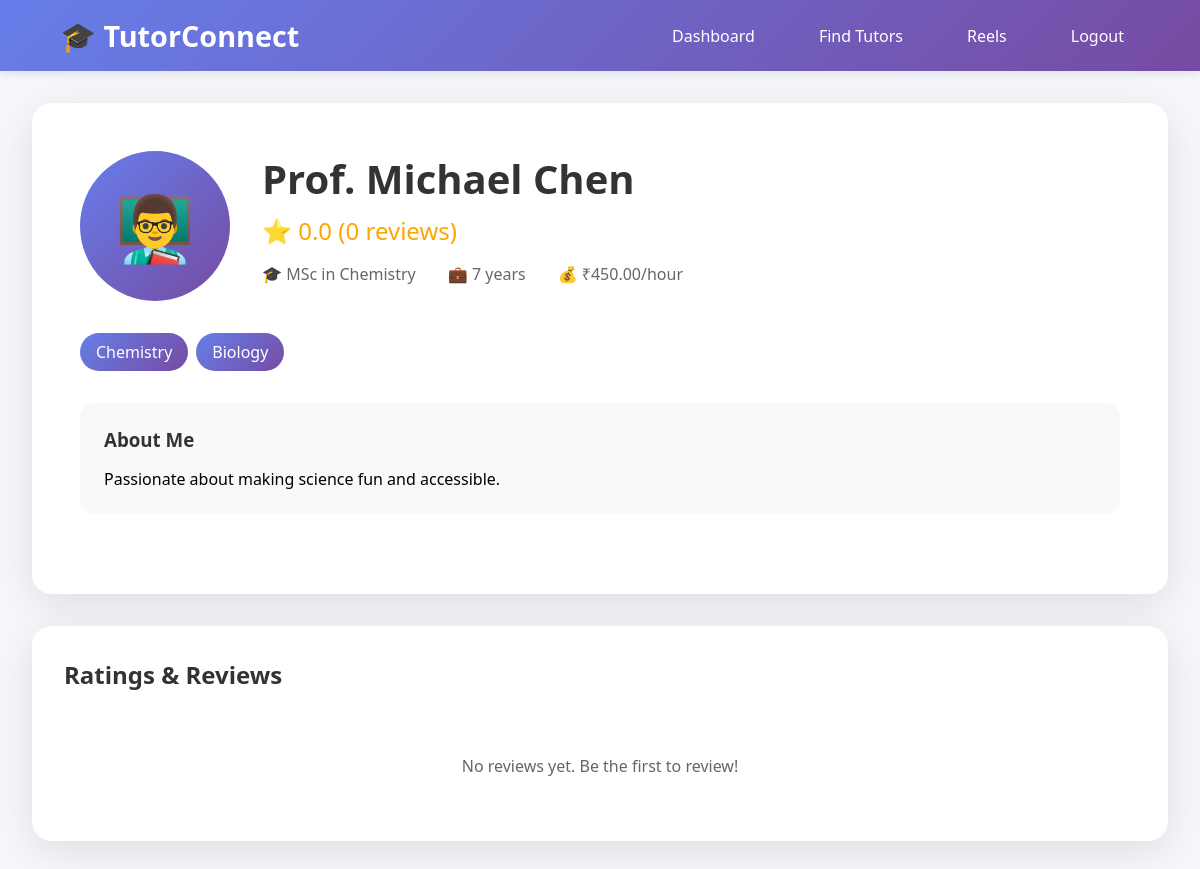
/tutor-profile.php?id=2 (signed in), run on the app's committed database.
### tables this page shows
CREATE TABLE tutors (
    id INT PRIMARY KEY AUTO_INCREMENT,
    name VARCHAR(100) NOT NULL,
    email VARCHAR(100) UNIQUE NOT NULL,
    password VARCHAR(255) NOT NULL,
    phone VARCHAR(15),
    subjects TEXT,
    experience INT,
    qualification VARCHAR(255),
    hourly_rate DECIMAL(10,2),
    bio TEXT,
    profile_image VARCHAR(255) DEFAULT 'default-tutor.png',
    average_rating DECIMAL(3,2) DEFAULT 0.00,
    total_ratings INT DEFAULT 0,
    created_at TIMESTAMP DEFAULT CURRENT_TIMESTAMP
);

### tutor-profile.php (the view, shortened to what this page needs)
<?php
require_once 'config.php';
$tutor_id = isset($_GET['id']) ? intval($_GET['id']) : 0;
$stmt = $conn->prepare("SELECT * FROM tutors WHERE id = ?");
$stmt->bind_param("i", $tutor_id);
$stmt->execute();
$tutor = $stmt->get_result()->fetch_assoc();
$ratings = $conn->query("SELECT ratings.*, students.name as student_name
                         FROM ratings
                         JOIN students ON ratings.student_id = students.id
                         WHERE tutor_id = $tutor_id
                         ORDER BY created_at DESC");
?>
<!DOCTYPE html>
<html lang="en">
<head>
</head>
<body>
    <nav class="navbar">
        <div class="logo">🎓 TutorConnect</div>
        <div class="nav-links">
            <a href="dashboard.php">Dashboard</a>
            <a href="tutors.php">Find Tutors</a>
            <a href="reels.php">Reels</a>
            <a href="logout.php">Logout</a>
        </div>
    </nav>
    <div class="container">
        <div class="profile-card">
            <div class="profile-header">
                <div class="avatar">👨‍🏫</div>
                <div class="profile-info">
                    <h1><?php echo htmlspecialchars($tutor['name']); ?></h1>
                    <div class="rating-display">
                        ⭐ <?php echo number_format($tutor['average_rating'], 1); ?>
                        (<?php echo $tutor['total_ratings']; ?> reviews)
                    </div>
                    <div class="profile-stats">
                        <span class="stat">🎓 <?php echo htmlspecialchars($tutor['qualification']); ?></span>
                        <span class="stat">💼 <?php echo $tutor['experience']; ?> years</span>
                        <span class="stat">💰 ₹<?php echo number_format($tutor['hourly_rate'], 2); ?>/hour</span>
                    </div>
                </div>
            </div>
            <div class="subjects">
                <?php
                $subjects = explode(',', $tutor['subjects']);
                foreach ($subjects as $subject):
                ?>
                    <span class="subject-tag"><?php echo trim($subject); ?></span>
                <?php endforeach; ?>
            </div>
            <div class="bio-section">
                <h3>About Me</h3>
                <p><?php echo htmlspecialchars($tutor['bio']); ?></p>
            </div>
        </div>
        <div class="ratings-section">
            <h2>Ratings & Reviews</h2>
            <?php if ($ratings->num_rows > 0): ?>
                <?php while ($review = $ratings->fetch_assoc()): ?>
                    <div class="review-card">
                        <div class="review-header">
                            <span class="reviewer-name">👤 <?php echo htmlspecialchars($review['student_name']); ?></span>
                            <span class="review-rating"><?php echo str_repeat('⭐', $review['rating']); ?></span>
                        </div>
                        <p class="review-text"><?php echo htmlspecialchars($review['review']); ?></p>
                        <p class="review-date"><?php echo date('M d, Y', strtotime($review['created_at'])); ?></p>
                    </div>
                <?php endwhile; ?>
            <?php else: ?>
                <p style="text-align: center; color: #666; padding: 2rem;">No reviews yet. Be the first to review!</p>
            <?php endif; ?>
        </div>
    </div>
</body>
</html>

### tutor-profile.php (style rules this page uses)
* { margin: 0; padding: 0; box-sizing: border-box; }
body { font-family: 'Segoe UI', Tahoma, Geneva, Verdana, sans-serif; background: #f5f7fa; }
.navbar { background: linear-gradient(135deg, #667eea 0%, #764ba2 100%); padding: 1rem 5%; display: flex; justify-content: space-between; align-items: center; box-shadow: 0 2px 10px rgba(0,0,0,0.1); }
.navbar .logo { color: white; font-size: 1.8rem; font-weight: bold; }
.nav-links { display: flex; gap: 2rem; align-items: center; }
.nav-links a { color: white; text-decoration: none; font-weight: 500; transition: all 0.3s; padding: 0.5rem 1rem; border-radius: 5px; }
.container { max-width: 1200px; margin: 2rem auto; padding: 0 2rem; }
.profile-card { background: white; border-radius: 20px; padding: 3rem; box-shadow: 0 10px 40px rgba(0,0,0,0.1); margin-bottom: 2rem; animation: slideIn 0.5s ease; }
.profile-header { display: flex; gap: 2rem; align-items: start; margin-bottom: 2rem; }
.avatar { width: 150px; height: 150px; border-radius: 50%; background: linear-gradient(135deg, #667eea 0%, #764ba2 100%); display: flex; align-items: center; justify-content: center; font-size: 4rem; animation: pulse 2s infinite; }
.profile-info { flex: 1; }
.profile-info h1 { color: #333; margin-bottom: 0.5rem; font-size: 2.5rem; }
.rating-display { font-size: 1.5rem; color: #ffa500; margin-bottom: 1rem; }
.profile-stats { display: flex; gap: 2rem; margin-top: 1rem; }
.stat { display: flex; align-items: center; gap: 0.5rem; color: #666; }
.subjects { display: flex; flex-wrap: wrap; gap: 0.5rem; margin: 1.5rem 0; }
.subject-tag { padding: 0.5rem 1rem; background: linear-gradient(135deg, #667eea 0%, #764ba2 100%); color: white; border-radius: 20px; font-weight: 500; }
.bio-section { background: #f8f9fa; padding: 1.5rem; border-radius: 15px; margin: 2rem 0; }
.bio-section h3 { color: #333; margin-bottom: 1rem; }
.ratings-section { background: white; border-radius: 20px; padding: 2rem; box-shadow: 0 10px 40px rgba(0,0,0,0.1); animation: slideIn 0.7s ease; }
.ratings-section h2 { color: #333; margin-bottom: 2rem; }

### data on the page
tutors: name "Prof. Michael Chen", average_rating "0.0", total_ratings "0", qualification "MSc in Chemistry", experience "7", hourly_rate "450.00", subjects "Chemistry", subjects "Biology", bio "Passionate about making science fun and accessible."
